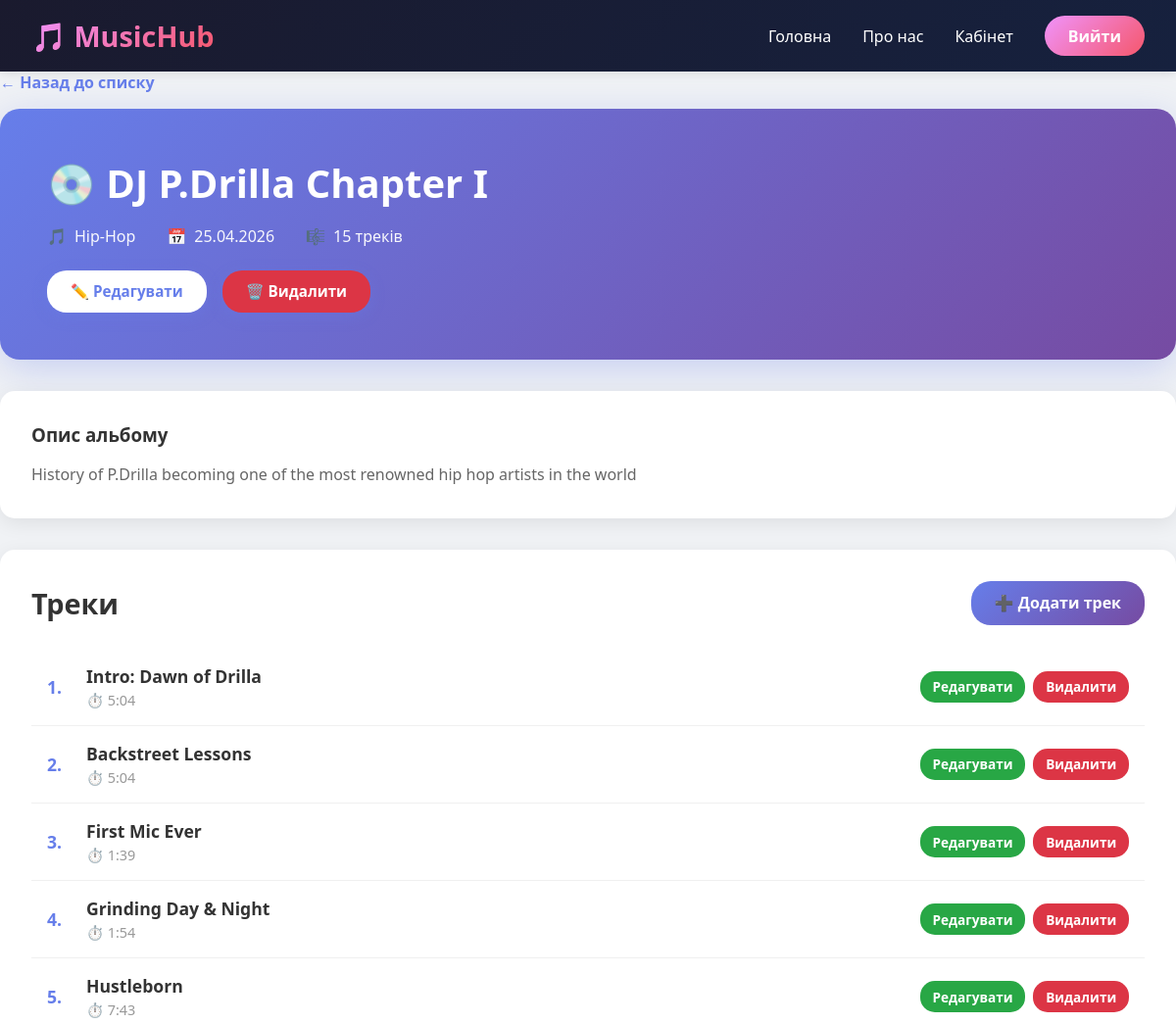
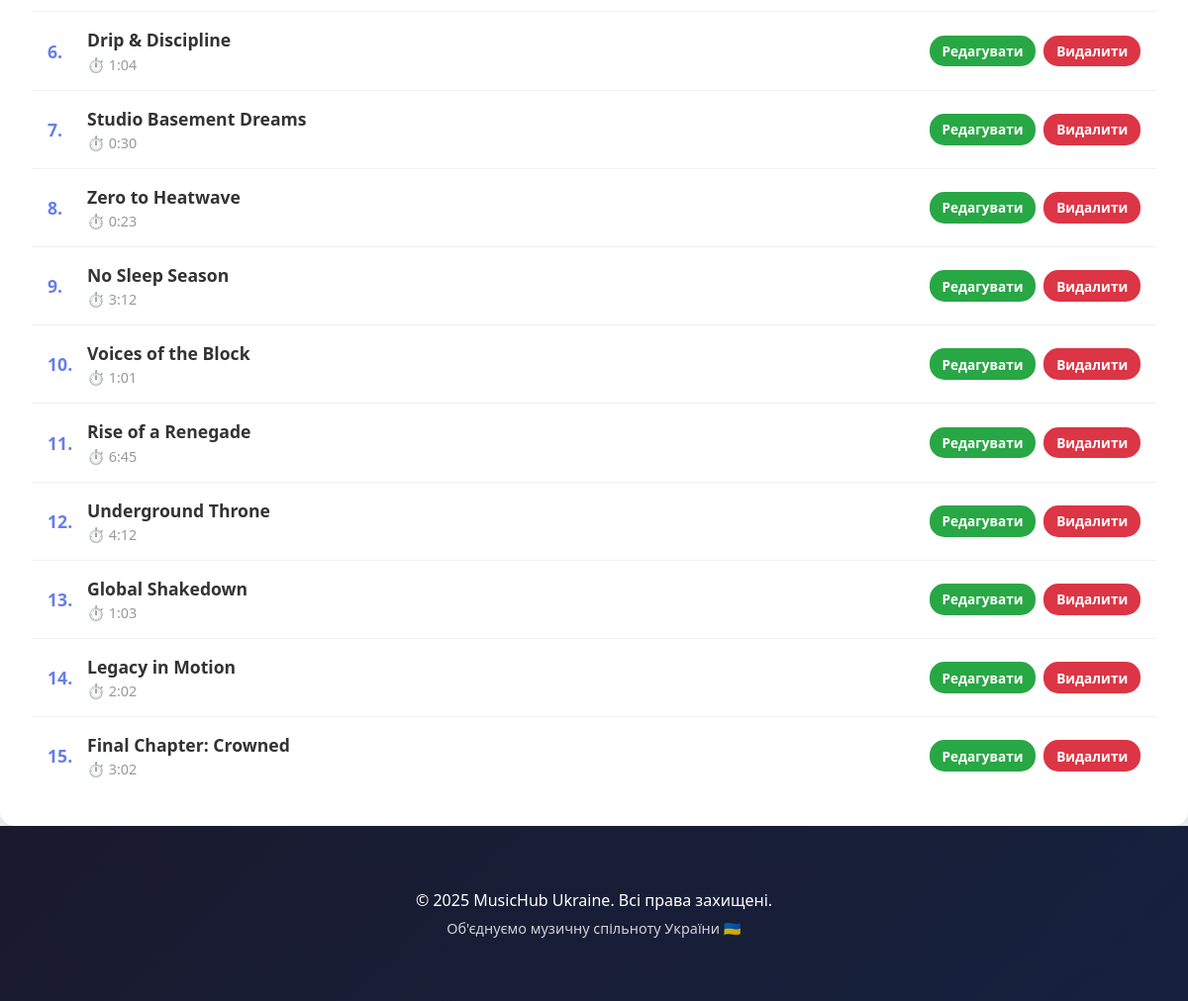
The app's page /albums/1/ (signed in) with its own data (2 pictures, top to bottom).
### music/models.py (models this page shows, shortened)
class Album(models.Model):
    title = models.CharField(max_length=200)
    artist = models.ForeignKey(User, on_delete=models.CASCADE, limit_choices_to={'role': 'artist'})
    release_date = models.DateField()
    genre = models.ForeignKey(Genre, on_delete=models.SET_NULL, null=True)
    description = models.TextField(blank=True)
    created_at = models.DateTimeField(auto_now_add=True)

class Genre(models.Model):
    name = models.CharField(max_length=100, unique=True)
    description = models.TextField(blank=True)
    created_at = models.DateTimeField(auto_now_add=True)

class Track(models.Model):
    title = models.CharField(max_length=200)
    album = models.ForeignKey(Album, on_delete=models.CASCADE, related_name='tracks')
    duration = models.DurationField(null=True, blank=True)
    track_number = models.PositiveIntegerField()
    created_at = models.DateTimeField(auto_now_add=True)
    class Meta:
        ordering = ['track_number']
        unique_together = ['album', 'track_number']
    def get_duration_display(self):
        if self.duration:
            total_seconds = int(self.duration.total_seconds())
            minutes = total_seconds // 60
            seconds = total_seconds % 60
            return f"{minutes}:{seconds:02d}"
        return "0:00"

### music/views.py (the view)
# urls.py: path('albums/<int:pk>/', views.album_detail, name='album_detail'),
@login_required
def album_detail(request, pk):
    album = get_object_or_404(Album, pk=pk, artist=request.user)
    tracks = album.tracks.all().order_by('track_number')
    context = {
        'album': album,
        'tracks': tracks,
    }
    return render(request, 'music/album_detail.html', context)

### music/templates/music/album_detail.html (shortened to what this page needs)
{% extends "music/base.html" %}
{% block content %}
<div class="detail-container">
    <a href="{% url 'music:album_list' %}" class="back-link">← Назад до списку</a>
    <div class="album-header">
        <h1>💿 {{ album.title }}</h1>
        <div class="album-meta">
            <div class="album-meta-item">
                <span>🎵</span>
                <span>{{ album.genre.name|default:"Не вказано" }}</span>
            </div>
            <div class="album-meta-item">
                <span>📅</span>
                <span>{{ album.release_date|date:"d.m.Y" }}</span>
            </div>
            <div class="album-meta-item">
                <span>🎼</span>
                <span>{{ tracks.count }} треків</span>
            </div>
        </div>
        <div class="header-actions">
            <a href="{% url 'music:album_update' album.pk %}" class="btn btn-white">✏️ Редагувати</a>
            <a href="{% url 'music:album_delete' album.pk %}" class="btn btn-danger">🗑️ Видалити</a>
        </div>
    </div>
    {% if album.description %}
    <div class="description-section">
        <h3>Опис альбому</h3>
        <p class="description-text">{{ album.description }}</p>
    </div>
    {% endif %}
    <div class="tracks-section">
        <div class="section-header">
            <h2>Треки</h2>
            <a href="{% url 'music:track_create' album.pk %}" class="btn-primary">➕ Додати трек</a>
        </div>
        {% if tracks %}
        <ul class="tracks-list">
            {% for track in tracks %}
            <li class="track-item">
                <div class="track-number">{{ track.track_number }}.</div>
                <div class="track-info">
                    <div class="track-title">{{ track.title }}</div>
                    {% if track.duration %}
<div class="track-duration">
    ⏱️ {{ track.get_duration_display }}
</div>
{% endif %}
                </div>
                <div class="track-actions">
                    <a href="{% url 'music:track_update' track.pk %}" class="btn-small btn-edit">Редагувати</a>
                    <a href="{% url 'music:track_delete' track.pk %}" class="btn-small btn-delete">Видалити</a>
                </div>
            </li>
            {% endfor %}
        </ul>
        {% else %}
        <div class="empty-tracks">
            <div class="empty-tracks-icon">🎵</div>
            <p>У цьому альбомі поки немає треків</p>
            <a href="{% url 'music:track_create' album.pk %}" class="btn-primary">Додати перший трек</a>
        </div>
        {% endif %}
    </div>
</div>
{% endblock %}

### records on screen
Album: title "DJ P.Drilla Chapter I", genre.name "Hip-Hop", release_date "25.04.2026", description "History of P.Drilla becoming one of the most renowned hip hop artists in the world"
Track: track_number "1", title "Intro: Dawn of Drilla", duration "5:04"
Track: track_number "2", title "Backstreet Lessons", duration "5:04"
Track: track_number "3", title "First Mic Ever", duration "1:39"
Track: track_number "4", title "Grinding Day & Night", duration "1:54"
Track: track_number "5", title "Hustleborn", duration "7:43"
Track: track_number "6", title "Drip & Discipline", duration "1:04"
Track: track_number "7", title "Studio Basement Dreams", duration "0:30"
Track: track_number "8", title "Zero to Heatwave", duration "0:23"
Track: track_number "9", title "No Sleep Season", duration "3:12"
Track: track_number "10", title "Voices of the Block", duration "1:01"
Track: track_number "11", title "Rise of a Renegade", duration "6:45"
Track: track_number "12", title "Underground Throne", duration "4:12"
Track: track_number "13", title "Global Shakedown", duration "1:03"
Track: track_number "14", title "Legacy in Motion", duration "2:02"
Track: track_number "15", title "Final Chapter: Crowned", duration "3:02"

### other values on screen
{{ tracks.count }} "15"
{{ year|default:2025 }} "2025"
